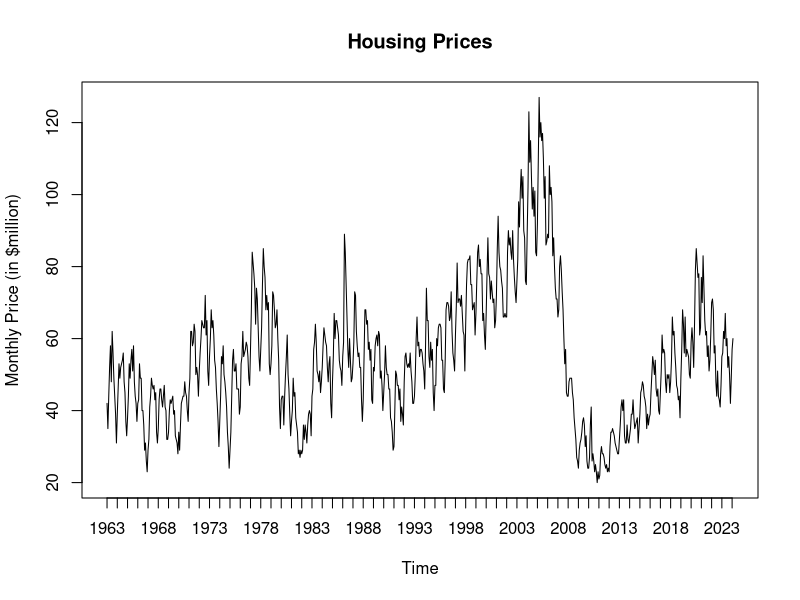
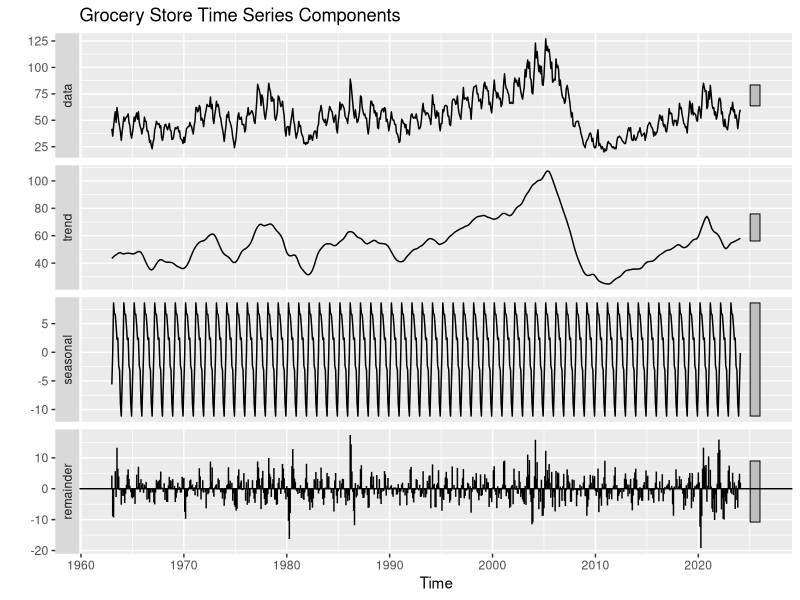
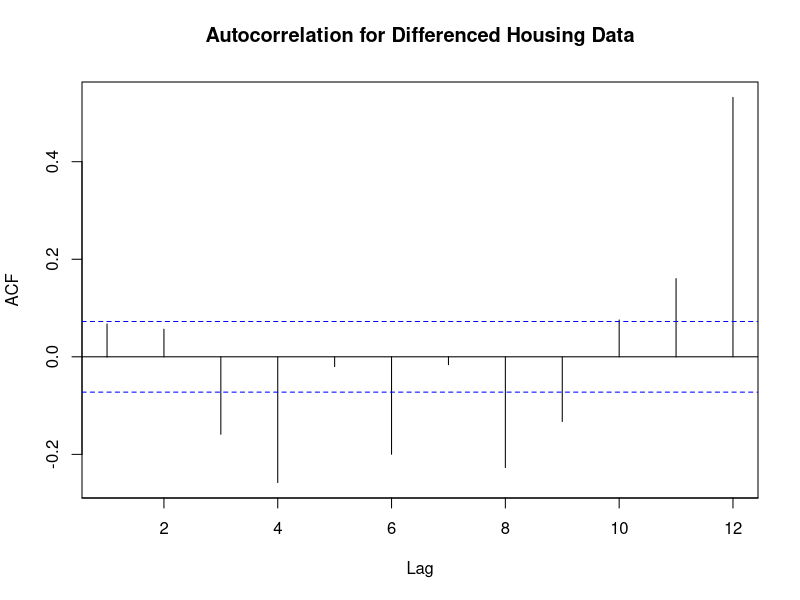
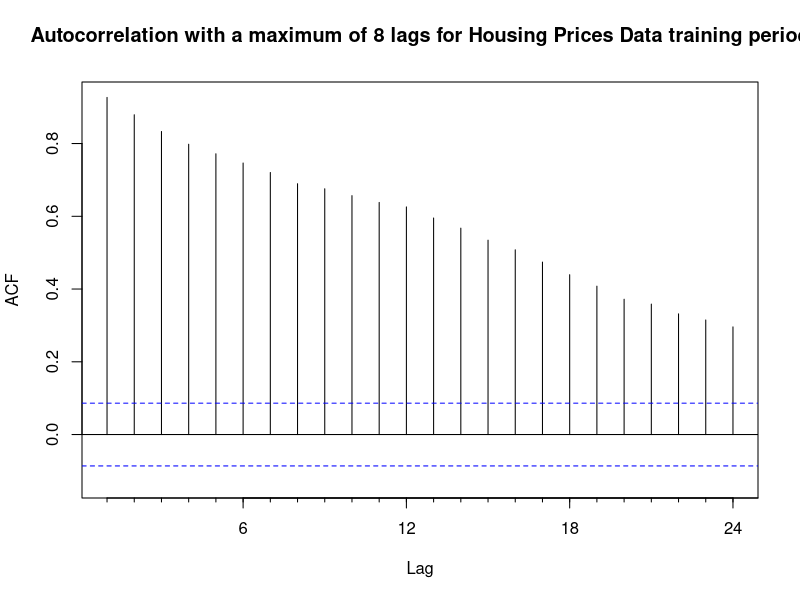
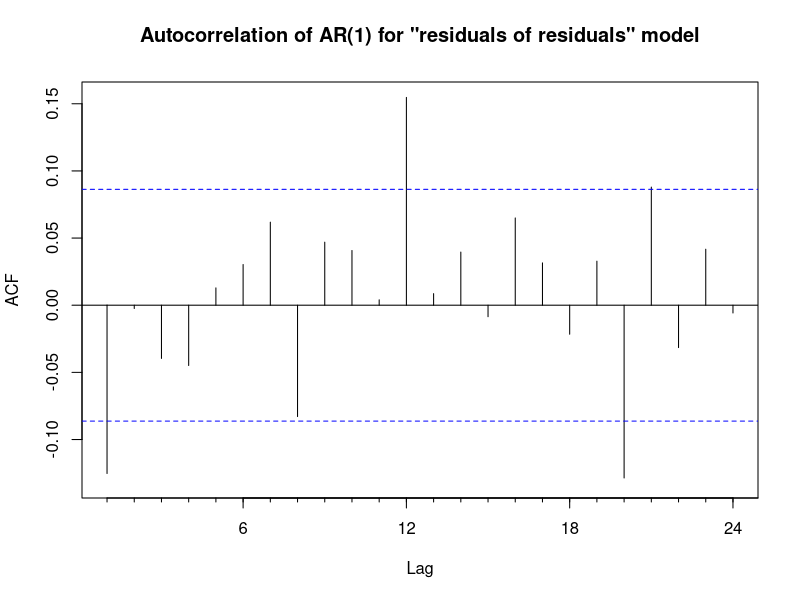
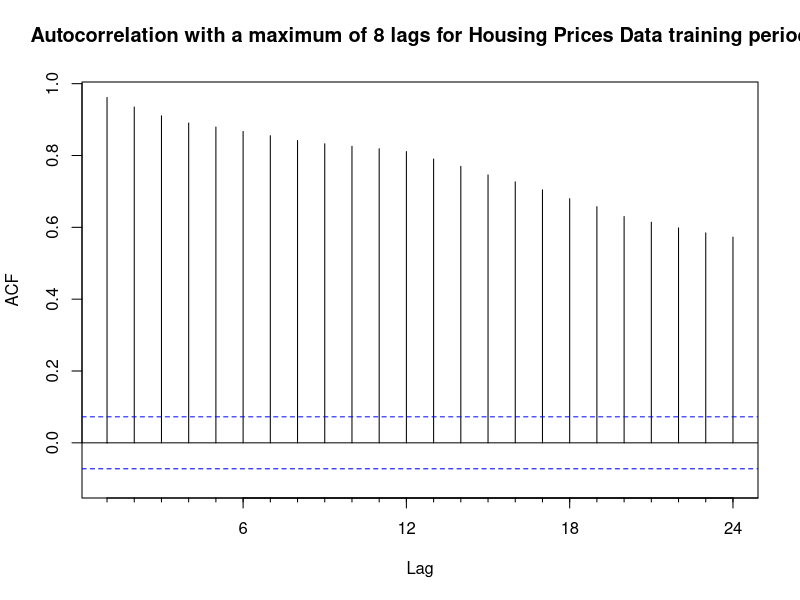
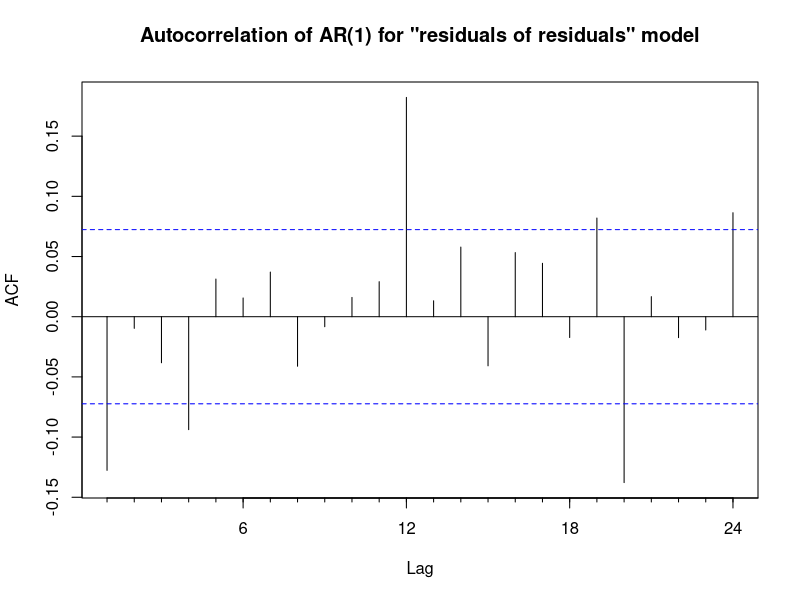

Write the R code that produced these figures, in order.
install.packages("forecast")
library(forecast)
library(zoo)

housing.data <- read.csv('real_data.csv')
housing.data

housing.ts <- ts(housing.data$val, start=c(1963, 1), end=c(2024, 2), frequency = 12)
housing.ts

# general plot of the housing data
plot(housing.ts,
     xlab = "Time",
     ylab = "Monthly Price (in $million)",
     main = "Housing Prices",
     xaxt = 'n'
)
axis(1, at = seq(1963, 2024, 1), labels = format(seq(1963, 2024, 1)))

# seasonality, trend, level plot
housing.stl <- stl(housing.ts, s.window = "periodic")
autoplot(housing.stl, main = "Grocery Store Time Series Components")


# predictability check with AR(1) - SHOWS IS PREDICTABLE
housing.ts.ar1 <- Arima(housing.ts, order = c(1,0,0))
summary(housing.ts.ar1)

ar1 <- .9398
s.e. <- .0124
null_mean <- 1
alpha <- 0.05
z.stat <- (ar1 - null_mean)/s.e.
z.stat
p.value <- pnorm(z.stat)
p.value
if (p.value<alpha) {
  "Reject null hypothesis"
} else {
  "Accept null hypothesis"
}

# predictability check with Autocorrelation of first differenced
diff.housing.ts <- diff(housing.ts, lag = 1)
Acf(diff.housing.ts, lag.max = 12, 
    main = "Autocorrelation for Differenced Housing Data")
# 8/12 od the lags show that there is some sort of underlying information

# data partitioning, validation has 18 years + 2 months of data
nValid <- 218
nTrain <- length(housing.ts) - nValid

train.ts <- window(housing.ts, start = c(1963, 1), end = c(1963, nTrain))
valid.ts <- window(housing.ts, start = c(1963, nTrain + 1), end = c(1963, nTrain + nValid))
train.ts
valid.ts


# TRAIN ALL MODELS USING TRAIN/TEST

# Moving Average (Trailing MA)
# Two-Level Model: Regression with Linear Trend and Seasonality + Trailing MA
# for Regression Residuals
ma.trailing_4 <- rollmean(train.ts, k = 4, align = "right")
ma.trailing_6 <- rollmean(train.ts, k = 6, align = "right")
ma.trailing_12 <- rollmean(train.ts, k = 12, align = "right")

ma.trail_4.pred <- forecast(ma.trailing_4, h = nValid, level = 0)
ma.trail_6.pred <- forecast(ma.trailing_6, h = nValid, level = 0)
ma.trail_12.pred <- forecast(ma.trailing_12, h = nValid, level = 0)

mape_4 <- round(accuracy(ma.trail_4.pred$mean, valid.ts)[, "MAPE"], 3)
rmse_4 <- round(accuracy(ma.trail_4.pred$mean, valid.ts)[, "RMSE"], 3)

mape_6 <- round(accuracy(ma.trail_6.pred$mean, valid.ts)[, "MAPE"], 3)
rmse_6 <- round(accuracy(ma.trail_6.pred$mean, valid.ts)[, "RMSE"], 3)

mape_12 <- round(accuracy(ma.trail_12.pred$mean, valid.ts)[, "MAPE"], 3)
rmse_12 <- round(accuracy(ma.trail_12.pred$mean, valid.ts)[, "RMSE"], 3)

cat("The MAPE and RMSE accuracy measures for a trailing MA forecast in the validation period with window width 4 are respectively as follows: ", mape_4, rmse_4, '\n',
    "The MAPE and RMSE accuracy measures for a trailing MA forecast in the validation period with window width 6 are respectively as follows: ", mape_6,rmse_6, '\n',
    "The MAPE and RMSE accuracy measures for a trailing MA forecast in the validation period with window width 12 are respectively as follows: ", mape_12, rmse_12, '\n')

# Build linear model with trend and seasonality
trend.seas <- tslm(train.ts ~ trend + season)
summary(trend.seas)

trend.seas.pred <- forecast(trend.seas, h = nValid, level = 0)
trend.seas.res <- trend.seas$residuals
trend.seas.res

# apply trailing MA with window width 4 for residuals using rollmean()
ma.trail.res <- rollmean(trend.seas.res, k = 4, align = "right")
ma.trail.res
summary(ma.trail.res)
# identify trailing MA forecast of these residuals in the validation period with forecast()
ma.trail.res.pred <- forecast(ma.trail.res, h = nValid, level = 0)

# two level forecast
fst.2level <- trend.seas.pred$mean + ma.trail.res.pred$mean

# Present in your report a table that contains 
# validation data, regression forecast, trailing MA forecast for residuals, and two-level
# (combined) forecast in the validation period.
twolevel.valid.df <- round(data.frame(valid.ts, trend.seas.pred$mean, 
                             ma.trail.res.pred$mean, 
                             fst.2level), 3)
names(twolevel.valid.df) <- c("Sales", "Regression.Fst", 
                     "MA.Residuals.Fst", "Combined.Fst")
twolevel.valid.df
summary(fst.2level)



# Exponential Smoothing
# Holt-Winter’s Model with Automatic Selection of Model Options and Parameters
hw.ZZZ <- ets(train.ts, model = "ZZZ")
summary(hw.ZZZ)
hw.ZZZ.pred <- forecast(hw.ZZZ, h = nValid, level = 0)
hw.ZZZ.pred

hw.valid.df <- round(data.frame(valid.ts, hw.ZZZ.pred$mean), 3)
names(hw.valid.df) <- c("Prices", "Automated HW Forecast")
hw.valid.df



# Autoregressive Models
# Two-Level Model: Regression with Linear Trend and Seasonality + AR(1) for
# Regression Residuals
train.lin.season <- tslm(train.ts ~ trend + season)
summary(train.lin.season)
train.lin.season.pred <- forecast(train.lin.season, h = nValid, level = 0)

# check if residuals still hold valuable information 
Acf(train.lin.season$residuals, lag.max = 24, 
    main = "Autocorrelation with a maximum of 8 lags for Housing Prices Data training period")

# Develop an AR(1) model for the regression residuals. Use the Acf() function for the residuals of the AR(1) model 
# (residuals of residuals)
res.ar1 <- Arima(train.lin.season$residuals, order = c(1,0,0))
summary(res.ar1)
Acf(res.ar1$residuals, lag.max = 24, 
    main = "Autocorrelation of AR(1) for \"residuals of residuals\" model")
# the results of this plot ^ would usually stop this modeling from fully being built since there is lack of useful information left



# Create a two-level forecasting model (regression model with linear trend and seasonality + AR(1) model for residuals) for the validation period. 
res.ar1.pred <- forecast(res.ar1, h = nValid, level = 0)

valid.two.level.pred <- train.lin.season.pred$mean + res.ar1.pred$mean
ar1.twolevel.valid.df <- round(data.frame(valid.ts, train.lin.season.pred$mean, 
                             res.ar1.pred$mean, valid.two.level.pred),3)
names(ar1.twolevel.valid.df) <- c("Prices", "Reg.Forecast", 
                     "AR(1)Forecast", "Combined.Forecast")
ar1.twolevel.valid.df





# ARIMA Models
# Auto ARIMA Model
train.auto.arima <- auto.arima(train.ts)
summary(train.auto.arima)
train.auto.arima.pred <- forecast(train.auto.arima, h = nValid, level = 0)
train.auto.arima.pred

auto.valid.df <- round(data.frame(valid.ts, train.auto.arima.pred$mean), 3)
names(auto.valid.df) <- c("Prices", "Auto ARIMA Forecast")
auto.valid.df



# Naive
# snaive
train.snaive <- snaive(train.ts)
summary(train.snaive)
train.snaive.pred <- forecast(train.snaive$fitted, h = nValid, level=0)
train.snaive.pred

naive.valid.df <- round(data.frame(valid.ts, train.snaive.pred$mean), 3)
names(naive.valid.df) <- c("Prices", "Seasonal Naive Forecast")
naive.valid.df


# Compare how each model does for the validation partition, pick top 3

# Two-Level Model: Regression with Linear Trend and Seasonality + Trailing MA
# Holt-Winter’s Model with Automatic Selection of Model Options and Parameters
# Two-Level Model: Regression with Linear Trend and Seasonality + AR(1) for Regression Residuals
# Auto ARIMA Model
# SNaive


# Calculate MAPE and RMSE for each model
mape_fst_2level <- round(accuracy(trend.seas.pred$mean + ma.trail.res.pred$mean, valid.ts)[, "MAPE"], 3)
rmse_fst_2level <- round(accuracy(trend.seas.pred$mean + ma.trail.res.pred$mean, valid.ts)[, "RMSE"], 3)

mape_hw_ZZZ <- round(accuracy(hw.ZZZ.pred$mean, valid.ts)[, "MAPE"], 3)
rmse_hw_ZZZ <- round(accuracy(hw.ZZZ.pred$mean, valid.ts)[, "RMSE"], 3)

mape_valid_two_level <- round(accuracy(train.lin.season.pred$mean + res.ar1.pred$mean, valid.ts)[, "MAPE"], 3)
rmse_valid_two_level <- round(accuracy(train.lin.season.pred$mean + res.ar1.pred$mean, valid.ts)[, "RMSE"], 3)

mape_train_auto_arima <- round(accuracy(train.auto.arima.pred$mean, valid.ts)[, "MAPE"], 3)
rmse_train_auto_arima <- round(accuracy(train.auto.arima.pred$mean, valid.ts)[, "RMSE"], 3)

mape_train_snaive <- round(accuracy(train.snaive.pred$mean, valid.ts)[, "MAPE"], 3)
rmse_train_snaive <- round(accuracy(train.snaive.pred$mean, valid.ts)[, "RMSE"], 3)

# Create a data frame to store results
accuracy_df <- data.frame(
  Model = c("Two-Level: LinReg + Trailing MA", "Holt-Winters Automated Selection", "LinReg + AR(1) for Regression Residuals", "Auto ARIMA", "Seasonal Naive"),
  MAPE = c(mape_fst_2level, mape_hw_ZZZ, mape_valid_two_level, mape_train_auto_arima, mape_train_snaive),
  RMSE = c(rmse_fst_2level, rmse_hw_ZZZ, rmse_valid_two_level, rmse_train_auto_arima, rmse_train_snaive)
)

accuracy_df


# Pick two level forecasts to train on whole dataset

# Two Level with LinReg and Trailing MA
tot.trend.seas <- tslm(housing.ts ~ trend + season)
summary(tot.trend.seas)

tot.trend.seas.pred <- forecast(trend.seas, h = 24, level = 0)
tot.trend.seas.res <- tot.trend.seas$residuals
tot.trend.seas.res
# apply trailing MA with window width 4 for residuals using rollmean()
tot.ma.trail.res <- rollmean(tot.trend.seas.res, k = 4, align = "right")
tot.ma.trail.res
# identify trailing MA forecast of these residuals for 2 years in the future with forecast()
tot.ma.trail.res.pred <- forecast(tot.ma.trail.res, h = 24, level = 0)
# two level forecast
tot.fst.2level <- tot.trend.seas.pred$mean + tot.ma.trail.res.pred$mean




# Two Level using LinReg and AR(1)
tot.lin.season <- tslm(housing.ts ~ trend + season)
summary(tot.lin.season)
tot.lin.season.pred <- forecast(tot.lin.season, h = nValid, level = 0)

# check if residuals still hold valuable information 
Acf(tot.lin.season$residuals, lag.max = 24, 
    main = "Autocorrelation with a maximum of 8 lags for Housing Prices Data training period")

tot.res.ar1 <- Arima(tot.lin.season$residuals, order = c(1,0,0))
summary(tot.res.ar1)
Acf(tot.res.ar1$residuals, lag.max = 24, 
    main = "Autocorrelation of AR(1) for \"residuals of residuals\" model")


# Create a two-level forecasting model (regression model with linear trend and seasonality + AR(1) model for residuals) for the validation period. 
tot.res.ar1.pred <- forecast(tot.res.ar1, h = 24, level = 0)
tot.two.level.pred <- tot.lin.season.pred$mean + tot.res.ar1.pred$mean
tot.two.level.pred

# Calculate MAPE and RMSE for each model
mape_tot_two_level <- round(accuracy(tot.lin.season.pred$fitted + tot.res.ar1.pred$fitted, housing.ts)[, "MAPE"], 3)
rmse_tot_two_level <- round(accuracy(tot.lin.season.pred$fitted + tot.res.ar1.pred$fitted, housing.ts)[, "RMSE"], 3)

mape_tot_fst_2level <- round(accuracy(tot.trend.seas.pred$fitted + tot.ma.trail.res.pred$fitted, housing.ts)[, "MAPE"], 3)
rmse_tot_fst_2level <- round(accuracy(tot.trend.seas.pred$fitted + tot.ma.trail.res.pred$fitted, housing.ts)[, "RMSE"], 3)

# Create a data frame to store results
accuracy_df <- data.frame(
  Model = c("Two-Level: LinReg with AR(1) for residuals", "Two-Level: LinReg with Trailing MA for residuals"),
  MAPE = c(mape_tot_two_level, mape_tot_fst_2level),
  RMSE = c(rmse_tot_two_level, rmse_tot_fst_2level)
)
accuracy_df
